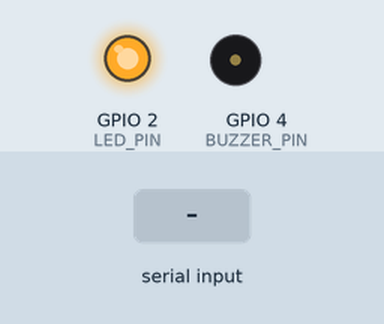
This sketch was run on a simulated ESP32. Parts: output pins drawn as LEDs (lit = HIGH), buzzer (waves = sounding, pin HIGH). The test bench sets the inputs (shaded band). WiFi joins after 1.5 s; servers stay silent unless stated; uploads are accepted with an empty reply; random numbers use the default seed unless the sketch sets one; what the sketch prints to the serial monitor is not drawn.

Above: at 3.8 s.
3.9 s: "90,45\n" received over Serial
At 5.27 s:
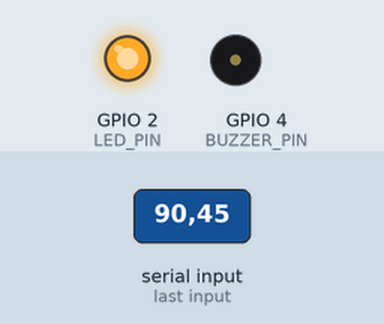
6.9 s: "90,45\n" received over the second serial link
At 9.3 s:
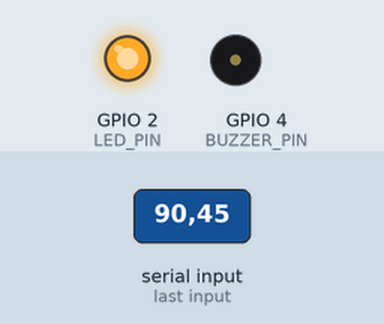
9.6 s: "5\n" received over the second serial link
At 11.01 s:
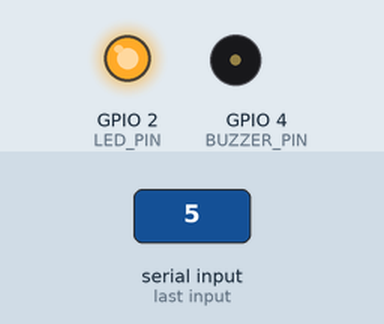
Timing chart, 0 to 12.7 s (numbered marks = the images above; inputs shaded):
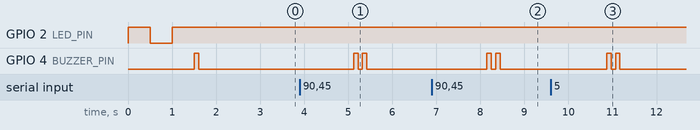

The sketch:

esp32_fingerprint.ino
```cpp
#include <WiFi.h>
#include <HTTPClient.h>
#include <ArduinoJson.h>

// Configuration WiFi
const char* ssid = "VOTRE_SSID";
const char* password = "VOTRE_MOT_DE_PASSE";

// Configuration du backend
const char* serverURL = "https://votre-backend.onrender.com"; // Remplacez par votre URL Render
const char* apiKey = "VOTRE_CLE_API_SECRETE"; // À définir dans les variables d'environnement Render

// Broches pour le capteur d'empreinte DY50
#define FINGERPRINT_RX 16
#define FINGERPRINT_TX 17

// LED de statut
#define LED_PIN 2
#define BUZZER_PIN 4

// Variables globales
bool wifiConnected = false;
unsigned long lastAttempt = 0;
const unsigned long attemptInterval = 30000; // 30 secondes

void setup() {
  Serial.begin(115200);
  Serial1.begin(57600, SERIAL_8N1, FINGERPRINT_RX, FINGERPRINT_TX);

  // Initialisation des broches
  pinMode(LED_PIN, OUTPUT);
  pinMode(BUZZER_PIN, OUTPUT);

  // Éteindre la LED et le buzzer au démarrage
  digitalWrite(LED_PIN, LOW);
  digitalWrite(BUZZER_PIN, LOW);

  // Connexion WiFi
  connectToWiFi();

  // Initialisation du capteur d'empreinte
  initFingerprintSensor();

  Serial.println("Système de contrôle de présence ESP32 initialisé");
}

void loop() {
  // Vérifier la connexion WiFi
  if (WiFi.status() != WL_CONNECTED) {
    if (millis() - lastAttempt > attemptInterval) {
      connectToWiFi();
      lastAttempt = millis();
    }
    return;
  }

  // Lire les données du capteur d'empreinte
  if (Serial1.available()) {
    String fingerprintData = Serial1.readString();
    processFingerprintData(fingerprintData);
  }

  // Simulation d'une empreinte digitale (à remplacer par la vraie lecture)
  if (Serial.available()) {
    String input = Serial.readString();
    input.trim();

    if (input.length() > 0) {
      int fingerprintId = input.toInt();
      if (fingerprintId > 0) {
        sendAttendanceToServer(fingerprintId);
      }
    }
  }

  delay(100);
}

void connectToWiFi() {
  Serial.print("Connexion au WiFi");
  WiFi.begin(ssid, password);

  int attempts = 0;
  while (WiFi.status() != WL_CONNECTED && attempts < 20) {
    digitalWrite(LED_PIN, !digitalRead(LED_PIN)); // Clignoter la LED
    delay(500);
    Serial.print(".");
    attempts++;
  }

  if (WiFi.status() == WL_CONNECTED) {
    wifiConnected = true;
    Serial.println("\nConnecté au WiFi!");
    Serial.print("Adresse IP: ");
    Serial.println(WiFi.localIP());
    digitalWrite(LED_PIN, HIGH); // LED allumée = connecté
    beep(1); // Bip de confirmation
  } else {
    wifiConnected = false;
    Serial.println("\nÉchec de connexion WiFi!");
    digitalWrite(LED_PIN, LOW);
    beep(3); // Bips d'erreur
  }
}

void initFingerprintSensor() {
  Serial.println("Initialisation du capteur d'empreinte...");

  // Envoyer la commande de test au capteur
  byte testCommand[] = {0xEF, 0x01, 0xFF, 0xFF, 0xFF, 0xFF, 0x01, 0x00, 0x03, 0x01, 0x00, 0x05};
  Serial1.write(testCommand, sizeof(testCommand));

  delay(1000);

  // Lire la réponse
  if (Serial1.available()) {
    String response = Serial1.readString();
    Serial.print("Réponse du capteur: ");
    Serial.println(response);

    if (response.length() > 0) {
      Serial.println("Capteur d'empreinte initialisé avec succès");
      beep(2); // Deux bips de succès
    } else {
      Serial.println("Erreur d'initialisation du capteur");
      beep(4); // Quatre bips d'erreur
    }
  }
}

void processFingerprintData(String data) {
  Serial.print("Données empreinte reçues: ");
  Serial.println(data);

  // Analyser les données du capteur (format spécifique au DY50)
  // Cette partie dépend du protocole de communication de votre capteur

  // Exemple: extraire l'ID de l'empreinte
  int fingerprintId = extractFingerprintId(data);

  if (fingerprintId > 0) {
    Serial.print("Empreinte détectée - ID: ");
    Serial.println(fingerprintId);
    sendAttendanceToServer(fingerprintId);
  }
}

int extractFingerprintId(String data) {
  // Implémentez la logique pour extraire l'ID de l'empreinte
  // du format de données de votre capteur DY50

  // Pour l'instant, nous simulons un ID
  if (data.length() >= 2) {
    return random(1, 100); // Simulation
  }
  return -1;
}

void sendAttendanceToServer(int fingerprintId) {
  if (!wifiConnected) {
    Serial.println("Erreur: WiFi non connecté");
    beep(3); // Bips d'erreur
    return;
  }

  HTTPClient http;

  String url = String(serverURL) + "/api/device/attendance";

  http.begin(url);
  http.addHeader("Content-Type", "application/json");
  http.addHeader("X-API-Key", apiKey);

  // Créer le JSON de requête
  DynamicJsonDocument doc(1024);
  doc["fingerprint_id"] = fingerprintId;
  doc["device_id"] = "ESP32_" + String(WiFi.macAddress());
  doc["timestamp"] = millis();

  String jsonString;
  serializeJson(doc, jsonString);

  Serial.print("Envoi de la présence pour l'empreinte ID: ");
  Serial.println(fingerprintId);
  Serial.print("URL: ");
  Serial.println(url);
  Serial.print("Données: ");
  Serial.println(jsonString);

  int httpResponseCode = http.POST(jsonString);

  if (httpResponseCode > 0) {
    String response = http.getString();
    Serial.print("Réponse du serveur: ");
    Serial.println(response);

    // Analyser la réponse
    DynamicJsonDocument responseDoc(1024);
    deserializeJson(responseDoc, response);

    bool success = responseDoc["success"];
    String message = responseDoc["message"] | "Erreur inconnue";

    if (success) {
      Serial.println("Présence enregistrée avec succès!");
      beep(1); // Bip de succès
      blinkLED(3, 200); // Clignotement de succès
    } else {
      Serial.print("Erreur: ");
      Serial.println(message);
      beep(2); // Bips d'erreur
    }
  } else {
    Serial.print("Erreur HTTP: ");
    Serial.println(httpResponseCode);
    beep(3); // Bips d'erreur réseau
  }

  http.end();
}

void beep(int times) {
  for (int i = 0; i < times; i++) {
    digitalWrite(BUZZER_PIN, HIGH);
    delay(100);
    digitalWrite(BUZZER_PIN, LOW);
    if (i < times - 1) delay(100);
  }
}

void blinkLED(int times, int delayTime) {
  for (int i = 0; i < times; i++) {
    digitalWrite(LED_PIN, HIGH);
    delay(delayTime);
    digitalWrite(LED_PIN, LOW);
    if (i < times - 1) delay(delayTime);
  }
  digitalWrite(LED_PIN, wifiConnected ? HIGH : LOW);
}

// Fonction pour envoyer des commandes au capteur d'empreinte
void sendFingerprintCommand(byte command[], int length) {
  Serial1.write(command, length);
  delay(100);

  // Lire la réponse
  if (Serial1.available()) {
    String response = Serial1.readString();
    Serial.print("Réponse du capteur: ");
    Serial.println(response);
  }
}
```

Measured:
- after the input at 3.9 s, GPIO 4 (BUZZER_PIN): alternates HIGH for 0.10 s and LOW for 0.10 s, 4 changes in all, then stays LOW, starting after 1.2 s
- after the input at 6.9 s, GPIO 4 (BUZZER_PIN): alternates HIGH for 0.10 s and LOW for 0.10 s, 4 changes in all, then stays LOW, starting after 1.2 s
- after the input at 9.6 s, GPIO 4 (BUZZER_PIN): alternates HIGH for 0.10 s and LOW for 0.10 s, 4 changes in all, then stays LOW, starting after 1.3 s
